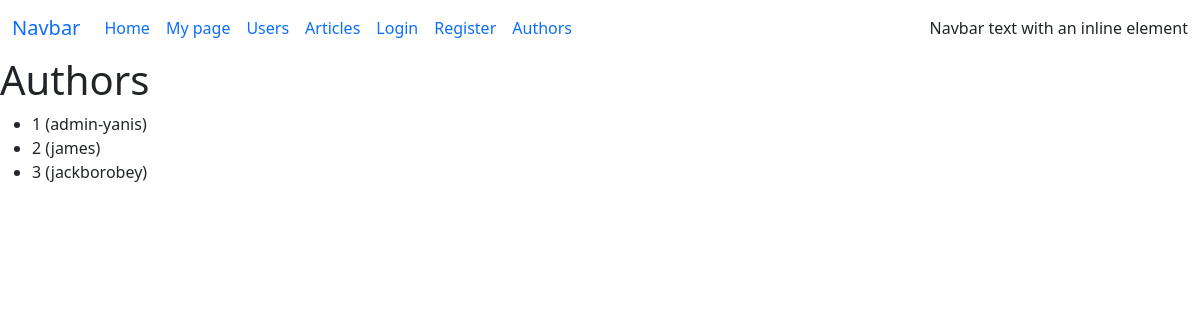
Screenshot of /authors/ with the database file from the repository.
### blog/models/author.py (models this page shows, shortened)
class Author(db.Model):
    __tablename__ = 'authors'
    id: so.Mapped[int] = so.mapped_column(primary_key=True, autoincrement=True)
    user_id: so.Mapped[int] = so.mapped_column(ForeignKey('users.id'), unique=True, nullable=False)
    user = relationship('User', back_populates='author') #back_populates - указание на поле author в модели User
    articles = relationship('Article', back_populates='author')

### blog/models/user.py (models this page shows, shortened)
class User(db.Model, UserMixin):
    __tablename__ = 'users'
    id: so.Mapped[int] = so.mapped_column(primary_key=True, autoincrement=True)
    username: so.Mapped[str] = so.mapped_column(sa.String(20), unique=True, nullable=False)
    first_name: so.Mapped[str] = so.mapped_column(sa.String(30), nullable=False, default='no name', server_default='no name')
    last_name: so.Mapped[str] = so.mapped_column(sa.String(50),
                                                 unique=False,
                                                 nullable=False,
                                                 default='',
                                                 server_default='')
    email: so.Mapped[str] = so.mapped_column(sa.String(50),
                                             unique=True,
                                             nullable=True,
                                   )
    is_staff: so.Mapped[bool] = so.mapped_column(nullable=False, default=False, server_default=sa.false())
    _password: so.Mapped[bytes] = so.mapped_column(sa.LargeBinary, nullable=True)
    author = relationship('Author', uselist=False, back_populates='user')
    @property
    def password(self):
        return self._password

### blog/views/authors.py (the view)
@authors_app.route('/', endpoint='list')
def authors_list():
    authors = Author.query.all()
    return render_template('authors/list.html', authors=authors)

### blog/templates/authors/list.html (shortened to what this page needs)
{% extends 'base.html' %}
{% block body %}
<h1>Authors</h1>
<div>
    {% if authors %}
    <ul>
        {% for author in authors %}
        <li>
            {{ author.id }} ({{ author.user.username}})
        </li>
        {% endfor %}
    </ul>
    {% else %}
    <h3>No authors yet</h3>
    {% endif %}
</div>
{% endblock %}

### blog/templates/base.html (shortened to what this page needs)
<!doctype html>
<html lang="en">
  <head>
      {% block css %}
    <link href="{{ url_for('static', filename='css/bootstrap.min.css') }}"
          rel="stylesheet"
>
    {% endblock %}
  </head>
  <body>
  {% include 'navbar.html' %}
    {% block body %}{% endblock %}
  </body>
</html>

### blog/templates/navbar.html (shortened to what this page needs)
<nav class="navbar navbar-expand-lg" style="background-color: #ffffff;">
    <div class="container-fluid">
        <a class="navbar-brand" href="{{ url_for('home') }}">Navbar</a>
        <div class="collapse navbar-collapse" id="navbarText">
            <ul class="navbar-nav me-auto mb-2 mb-lg-0">
                {% for item in nav_items %}
                    {% if item.label == 'Login' %}
                        {% if not current_user.is_authenticated %}
                            <li class="nav-item">
                                <a class="nav-link {% if request.endpoint == item.endpoint %}active{% endif %}"
                            href="{{ url_for(item.endpoint) }}">{{ item.label }}</a>
                        </li>
                        {% endif %}
                    {% elif item.label == 'Logout' %}
                        {% if current_user.is_authenticated %}
                            <li class="nav-item" >
                                <a class="nav-link  {% if request.endpoint == item.endpoint %}active{% endif %}"
                            href="{{ url_for(item.endpoint) }}">{{ item.label }}</a>
                        </li>
                        {% endif %}
                    {% elif item.label == 'Register' %}
                        {% if not current_user.is_authenticated %}
                            <li class="nav-item" >
                                <a class="nav-link  {% if request.endpoint == item.endpoint %}active{% endif %}"
                            href="{{ url_for(item.endpoint) }}">{{ item.label }}</a>
                            </li>
                        {% endif %}
                    {% else %}
                        <li class="nav-item">
                            <a class="nav-link {% if item.active_endpoints
                                                and request.endpoint
                                                in item.active_endpoints %}active
                                                {% elif request.endpoint == item.endpoint %}active{% endif %}"
                                href="{{ url_for(item.endpoint) }}">{{ item.label }}</a>
                        </li>
                    {% endif %}
                {% endfor %}
            </ul>
            <span class="navbar-text">
        Navbar text with an inline element
      </span>
        </div>
    </div>
</nav>

### rows the page displays
Author: id "1", user.username "admin-yanis"
Author: id "2", user.username "james"
Author: id "3", user.username "jackborobey"

### other values shown
{{ item.label }} "Home" "My page" "Users" "Articles" "Authors"
{{ item.label }} "Login"
{{ item.label }} "Register"
